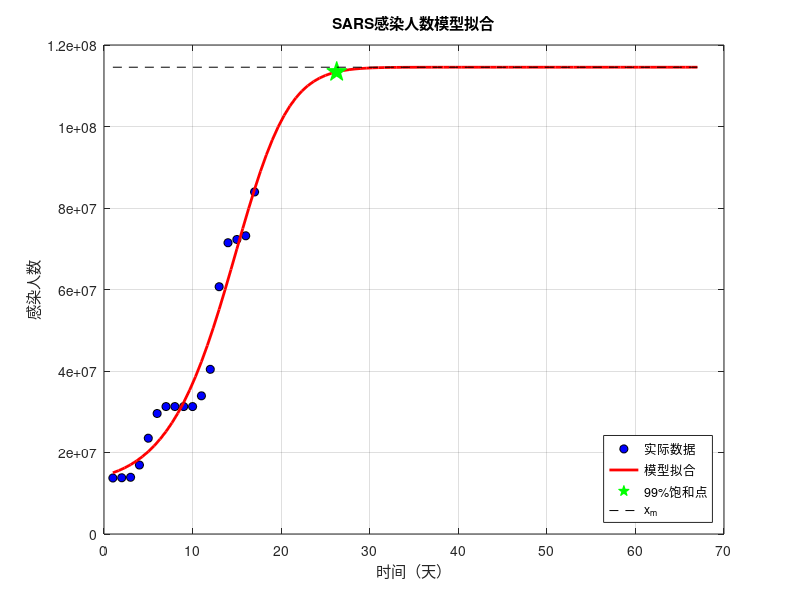

Reproduce this figure in MATLAB.
% 输入数据
t_data = 1:17;
x_data = [13741585,13801816,13918643,16927851,23506839,29572782,31273209,31273209,31273209,31273209,33906371,40410778,60684414,71479130,72276486,73182406,83940569];

% 定义改进的Logistic模型
model = @(a, t) a(1) ./ (1 + a(2) * exp(-a(3)*t - a(4)*t.^2));

% 初始参数和约束
a0 = [max(x_data) * 1.05, 6, 0.1, 0.01];


% 拟合模型

[A, resnorm] = lsqcurvefit(@(a, t) model(a, t), a0, t_data, x_data, [], []);

% 提取参数
xm = A(1); r = A(2); k = A(3); b = A(4);

% 计算结束时间
target = log(1 / (99 * r));
t_end = fzero(@(t) -k*t - b*t^2 - target, [0, 100]);

% 输出结果
fprintf('最终规模 x_m = %.0f 人\n', xm);
fprintf('参数 r = %.2f, k = %.4f, b = %.4f\n', r, k, b);
fprintf('疫情结束时间 ≈ %.1f 天\n', t_end);

% 绘制结果
t_pred = linspace(1, max(t_data)+50, 100);
x_pred = model(A, t_pred);

figure;
plot(t_data, x_data, 'ko', 'MarkerFaceColor', 'b'); hold on;
plot(t_pred, x_pred, 'r-', 'LineWidth', 2);
plot(t_end, 0.99*xm, 'gp', 'MarkerSize', 15, 'MarkerFaceColor', 'g');
line([1, t_pred(end)], [xm, xm], 'Color', 'k', 'LineStyle', '--');
xlabel('时间（天）'); ylabel('感染人数');
legend('实际数据', '模型拟合', '99%饱和点', 'x_m', 'Location', 'southeast');
title('SARS感染人数模型拟合');
grid on;
